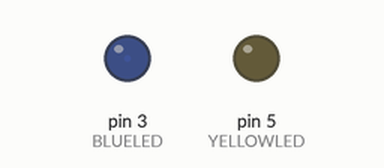
Simulated run of this sketch. Board: Arduino Uno, built with avr-gcc and run on an emulated ATmega328P. On the bench: output pins drawn as LEDs (lit = HIGH).

Above: at 0.05 s.
At 1.15 s:
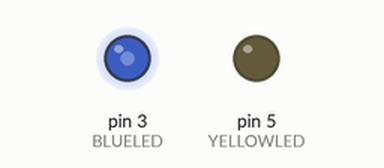
At 2.3 s:
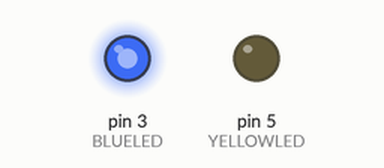
At 4.6 s:
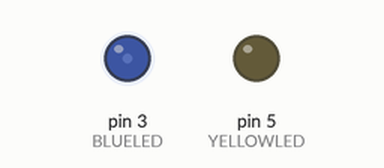
Timing chart, 0 to 6.7 s (numbered marks = the images above):
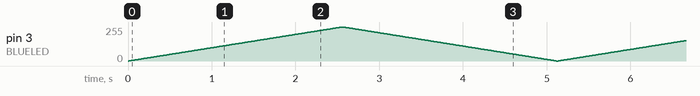

The sketch:

Analog_Cikis_Islemleri__PWM_Teknigi.ino
```cpp
#define BLUELED 3
#define YELLOWLED 5

void setup() {
  pinMode(BLUELED, OUTPUT);
  pinMode(YELLOWLED, OUTPUT);
}

void loop() {
  // analogWrite(BLUELED, 32);  // 0-255 arasında değer verilebilir. 0 verirsek 0 volt değer veririz. 255 verirsek 5 volt olmuş olur.

  for (int i = 0; i < 256; i++) {
    analogWrite(BLUELED, i);
    delay(10);
  }
  for (int i = 255; i >= 0; i--) {
    analogWrite(BLUELED, i);
    delay(10);
  }
}
```
